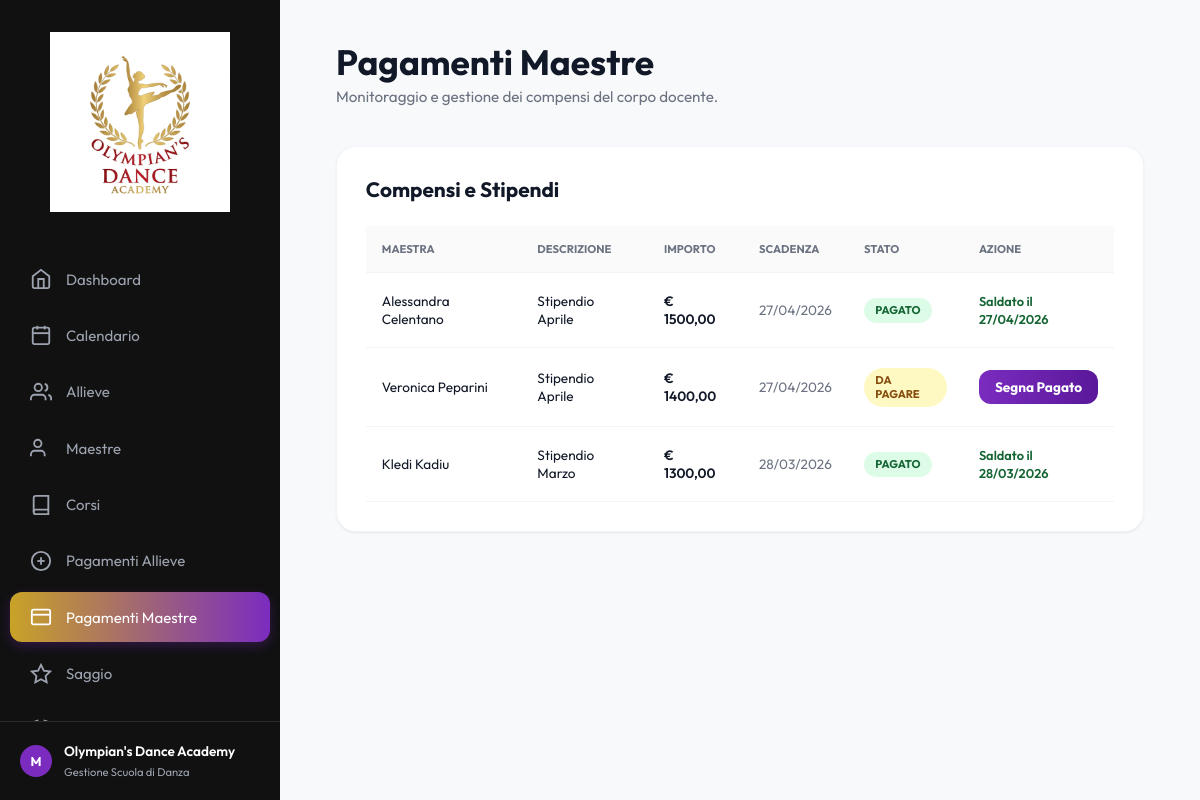
Page /pagamenti-maestre/ on the committed database.
### academy/models.py (models this page shows, shortened)
class PagamentoMaestra(models.Model):
    STATI = [
        ('Da pagare', 'Da pagare'),
        ('Pagato', 'Pagato'),
        ('In ritardo', 'In ritardo'),
    ]
    id_maestra = models.ForeignKey(Maestra, on_delete=models.CASCADE, related_name='pagamenti', db_column='id_maestra')
    importo = models.DecimalField(max_digits=8, decimal_places=2)
    data_scadenza = models.DateField()
    data_pagamento = models.DateField(blank=True, null=True)
    stato = models.CharField(max_length=50, choices=STATI, default='Da pagare')
    descrizione = models.CharField(max_length=200, blank=True, null=True)
    class Meta:
        db_table = 'Pagamenti_Maestre'
        ordering = ['-data_scadenza']
    @property
    def nome_maestra(self):
        return self.id_maestra.nome if self.id_maestra else ""
    @property
    def cognome_maestra(self):
        return self.id_maestra.cognome if self.id_maestra else ""

class Maestra(models.Model):
    nome = models.CharField(max_length=100)
    cognome = models.CharField(max_length=100)
    telefono = models.CharField(max_length=20, blank=True, null=True)
    email = models.EmailField(blank=True, null=True)
    specializzazione = models.CharField(max_length=100, blank=True, null=True)
    compenso_mensile = models.DecimalField(max_digits=8, decimal_places=2, blank=True, null=True)
    class Meta:
        db_table = 'Maestre'
        ordering = ['cognome', 'nome']
        verbose_name_plural = "Maestre"

### academy/views.py (the view)
# urls.py: path("pagamenti-maestre/", views.pagamenti_maestre, name="pagamenti_maestre"),
def pagamenti_maestre(request):
    return render(
        request,
        "pagamenti_maestre.html",
        {
            "pagamenti": PagamentoMaestra.objects.select_related(
                "id_maestra"
            ).all()
        },
    )

### academy/context_processors.py (called while the page is built)
def today(request):
    return {"date_today": date.today().isoformat()}

### academy/templatetags/academy_filters.py (called while the page is built)
@register.filter
def date_dmy(value):
    if not value:
        return ""
    text = str(value)
    if len(text) >= 10:
        return f"{text[8:10]}/{text[5:7]}/{text[0:4]}"
    return text

### templates/pagamenti_maestre.html (shortened to what this page needs)
{% extends 'base.html' %}
{% load academy_filters %}
{% block content %}
<div class="animate-in">
    <header class="header-container">
        <div class="header-title">
            <h1>Pagamenti Maestre</h1>
            <p>Monitoraggio e gestione dei compensi del corpo docente.</p>
        </div>
    </header>
    <div class="content-box">
        <div class="box-header">
            <h2>Compensi e Stipendi</h2>
        </div>
        <div class="table-container">
            <table class="data-table">
                <thead>
                    <tr>
                        <th>Maestra</th>
                        <th>Descrizione</th>
                        <th>Importo</th>
                        <th>Scadenza</th>
                        <th>Stato</th>
                        <th>Azione</th>
                    </tr>
                </thead>
                <tbody>
                    {% for p in pagamenti %}
                    <tr>
                        <td class="course-cell">{{ p.nome_maestra }} {{ p.cognome_maestra }}</td>
                        <td>{{ p.descrizione }}</td>
                        <td style="font-weight: 600;">€ {{ p.importo|floatformat:2 }}</td>
                        <td style="color: var(--text-muted);">{{ p.data_scadenza|date_dmy }}</td>
                        <td>
                            {% if p.stato == 'Pagato' %}
                                <span class="badge badge-paid">Pagato</span>
                            {% elif p.stato == 'In ritardo' %}
                                <span class="badge badge-overdue">In ritardo</span>
                            {% else %}
                                <span class="badge badge-pending">Da pagare</span>
                            {% endif %}
                        </td>
                        <td>
                            {% if p.stato != 'Pagato' %}
                                <a href="{% url 'paga_maestra' p.id %}" class="btn btn-purple btn-sm">
                                    Segna Pagato
                                </a>
                            {% else %}
                                <span style="font-size: 0.8rem; color: #166534; font-weight: 600;">Saldato il {{ p.data_pagamento|date_dmy }}</span>
                            {% endif %}
                        </td>
                    </tr>
                    {% endfor %}
                </tbody>
            </table>
        </div>
    </div>
</div>
{% endblock %}

### static/css/style.css (style rules this page uses)
:root { --primary-color: #C9A227; --primary-hover: #B08D1E; --secondary-color: #7B2CBF; --secondary-hover: #62229B; --accent-red: #FF3131; --sidebar-bg: #111111; --sidebar-text: #9ca3af; --sidebar-text-active: #ffffff; --bg-color: #F8F9FA; --text-main: #111827; --text-muted: #6B7280; --card-bg: #ffffff; --border-color: #F1F5F9; --sidebar-width: 280px; --radius-lg: 20px; --radius-md: 12px; --shadow: 0 1px 3px 0 rgba(0, 0, 0, 0.05), 0 1px 2px 0 rgba(0, 0, 0, 0.03); --transition: all 0.3s cubic-bezier(0.4, 0, 0.2, 1); }
* { margin: 0; padding: 0; box-sizing: border-box; }
body { font-family: 'Outfit', sans-serif; background-color: var(--bg-color); color: var(--text-main); display: flex; min-height: 100vh; }
.header-container { display: flex; justify-content: space-between; align-items: flex-start; margin-bottom: 2.5rem; }
.header-title h1 { font-size: 2.2rem; font-weight: 700; margin-bottom: 0.2rem; }
.header-title p { color: var(--text-muted); font-size: 0.95rem; }
.content-box { background: white; border-radius: var(--radius-lg); padding: 1.8rem; box-shadow: var(--shadow); border: 1px solid var(--border-color); }
.box-header { display: flex; justify-content: space-between; align-items: center; margin-bottom: 1.5rem; }
.box-header h2 { font-size: 1.3rem; font-weight: 700; }
.data-table { width: 100%; border-collapse: collapse; }
.data-table th { text-align: left; padding: 1rem; font-size: 0.7rem; text-transform: uppercase; color: var(--text-muted); border-bottom: 1px solid var(--border-color); background: #fafafa; }
.data-table td { padding: 1.2rem 1rem; font-size: 0.85rem; border-bottom: 1px solid var(--border-color); }
.badge { padding: 0.35rem 0.7rem; border-radius: 20px; font-size: 0.7rem; font-weight: 700; text-transform: uppercase; display: inline-flex; align-items: center; gap: 5px; }
.badge-paid { background: #DCFCE7; color: #166534; }
.badge-pending { background: #FEF9C3; color: #854D0E; }
.btn, .action-btn { padding: 1rem 1.5rem; border-radius: var(--radius-md); font-weight: 700; display: inline-flex; align-items: center; justify-content: center; gap: 12px; text-decoration: none; font-size: 0.95rem; border: none; cursor: pointer; transition: var(--transition); }
.btn-purple, .action-btn.btn-purple { background: linear-gradient(90deg, #7B2CBF 0%, #5A189A 100%); color: white; }
.btn-sm { padding: 0.5rem 1rem; font-size: 0.85rem; }
.animate-in { animation: fadeIn 0.6s ease forwards; }

### rows in the picture
PagamentoMaestra: nome_maestra "Alessandra", cognome_maestra "Celentano", descrizione "Stipendio Aprile", importo "1500,00", data_scadenza "27/04/2026", stato "PAGATO", data_pagamento "27/04/2026"
PagamentoMaestra: nome_maestra "Veronica", cognome_maestra "Peparini", descrizione "Stipendio Aprile", importo "1400,00", data_scadenza "27/04/2026", stato "DA PAGARE"
PagamentoMaestra: nome_maestra "Kledi", cognome_maestra "Kadiu", descrizione "Stipendio Marzo", importo "1300,00", data_scadenza "28/03/2026", stato "PAGATO", data_pagamento "28/03/2026"
